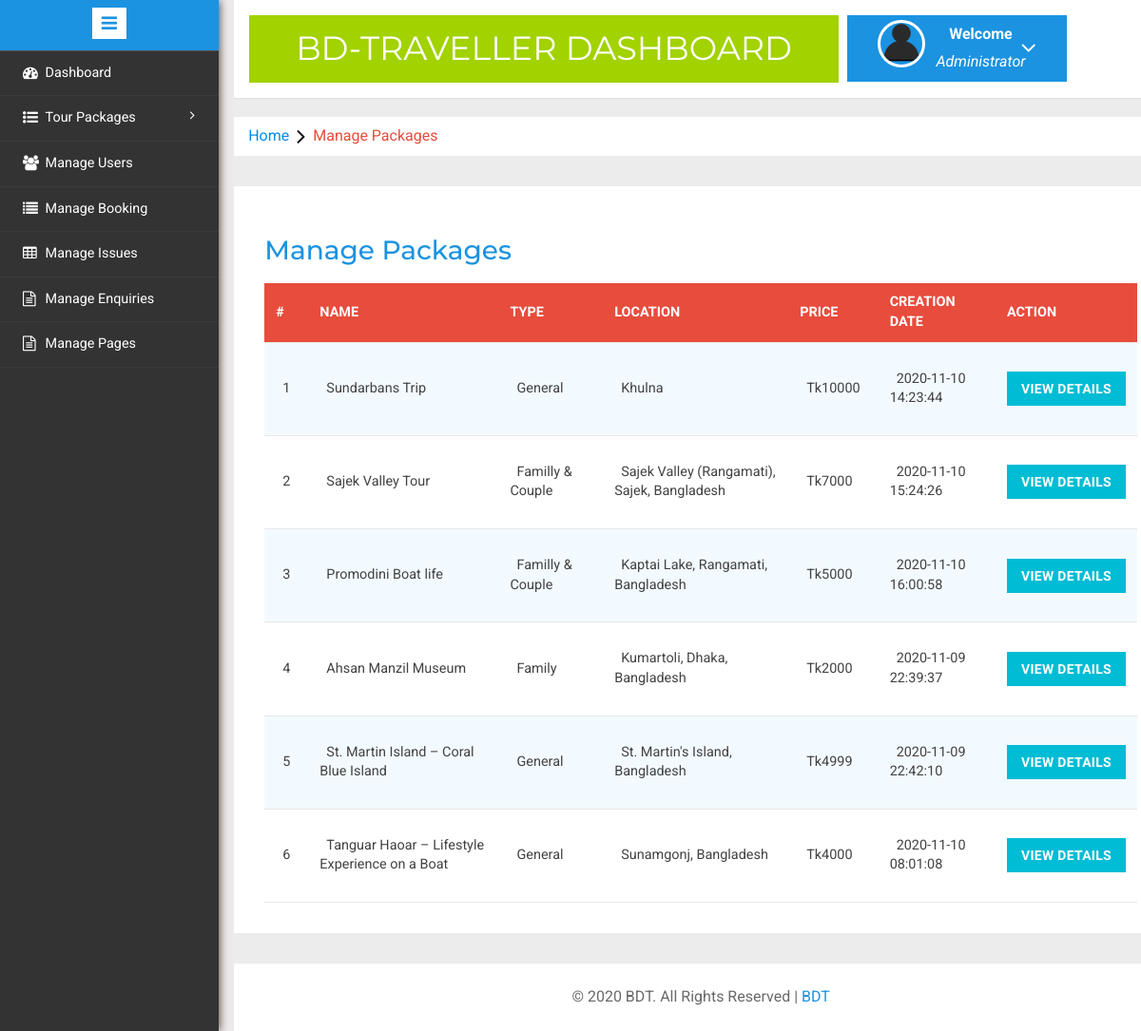
Page /admin/manage-packages.php (signed in) on the committed database.
### tables this page shows
CREATE TABLE `tbltourpackages` (
  `PackageId` int(11) NOT NULL,
  `PackageName` varchar(200) DEFAULT NULL,
  `PackageType` varchar(150) DEFAULT NULL,
  `PackageLocation` varchar(100) DEFAULT NULL,
  `PackagePrice` int(11) DEFAULT NULL,
  `PackageFetures` varchar(255) DEFAULT NULL,
  `PackageDetails` mediumtext DEFAULT NULL,
  `PackageImage` varchar(100) DEFAULT NULL,
  `Creationdate` timestamp NULL DEFAULT current_timestamp(),
  `UpdationDate` timestamp NULL DEFAULT NULL ON UPDATE current_timestamp()
);

### admin/manage-packages.php (the view, shortened to what this page needs)
<?php
include('includes/config.php');
if(strlen($_SESSION['alogin'])==0)
	{
header('location:index.php');
}
else{
	?>
<!DOCTYPE HTML>
<html>
<head>
<link href="css/bootstrap.min.css" rel='stylesheet' type='text/css' />
<link href="css/style.css" rel='stylesheet' type='text/css' />
<link rel="stylesheet" href="css/morris.css" type="text/css"/>
<link href="css/font-awesome.css" rel="stylesheet">
<link rel="stylesheet" type="text/css" href="css/table-style.css" />
<link rel="stylesheet" type="text/css" href="css/basictable.css" />
<link rel="stylesheet" href="css/icon-font.min.css" type='text/css' />
</head>
<body>
   <div class="page-container">
<div class="left-content">
	   <div class="mother-grid-inner">
				<?php include('includes/header.php');?>
				</div>
<ol class="breadcrumb">
                <li class="breadcrumb-item"><a href="index.html">Home</a><i class="fa fa-angle-right"></i>Manage Packages</li>
            </ol>
<div class="agile-grids">
				<div class="agile-tables">
					<div class="w3l-table-info">
					  <h2>Manage Packages</h2>
					    <table id="table">
						<thead>
						  <tr>
						  <th>#</th>
							<th >Name</th>
							<th>Type</th>
							<th>Location</th>
							<th>Price</th>
							<th>Creation Date</th>
							<th>Action</th>
						  </tr>
						</thead>
						<tbody>
<?php $sql = "SELECT * from TblTourPackages";
$query = $dbh -> prepare($sql);
$query->execute();
$results=$query->fetchAll(PDO::FETCH_OBJ);
$cnt=1;
if($query->rowCount() > 0)
{
foreach($results as $result)
{				?>
						  <tr>
							<td><?php echo htmlentities($cnt);?></td>
							<td><?php echo htmlentities($result->PackageName);?></td>
							<td><?php echo htmlentities($result->PackageType);?></td>
							<td><?php echo htmlentities($result->PackageLocation);?></td>
							<td>Tk<?php echo htmlentities($result->PackagePrice);?></td>
							<td><?php echo htmlentities($result->Creationdate);?></td>
							<td><a href="update-package.php?pid=<?php echo htmlentities($result->PackageId);?>"><button type="button" class="btn btn-primary btn-block">View Details</button></a></td>
						  </tr>
						 <?php $cnt=$cnt+1;} }?>
						</tbody>
					  </table>
					</div>
			</div>
<?php include('includes/footer.php');?>
</div>
</div>
						<?php include('includes/sidebarmenu.php');?>
							</div>
</body>
</html>
<?php } ?>

### admin/css/table-style.css (style rules this page uses)
table { background: white; border-collapse: collapse; margin: 1.25em 0 0; width: 100%; }
table tr, table th, table td { border: none; border-bottom: 1px solid #e8e8e8; font-size: .95em; }
table th, table td { padding: 10px 12px; text-align: left; }
table th { background: #e74c3c; color: #fff; text-transform: uppercase; }
table tr td { background: #f3faff; color: #424242; }
table tr:nth-of-type(2n+2) td { background: #ffffff; }
table { width: 100%; }

### rows in the picture
tbltourpackages: PackageName "Sundarbans Trip", PackageType "General", PackageLocation "Khulna", PackagePrice "10000", Creationdate "2020-11-10 14:23:44"
tbltourpackages: PackageName "Sajek Valley Tour", PackageType "Familly & Couple", PackageLocation "Sajek Valley (Rangamati), Sajek, Bangladesh", PackagePrice "7000", Creationdate "2020-11-10 15:24:26"
tbltourpackages: PackageName "Promodini Boat life", PackageType "Familly & Couple", PackageLocation "Kaptai Lake, Rangamati, Bangladesh", PackagePrice "5000", Creationdate "2020-11-10 16:00:58"
tbltourpackages: PackageName "Ahsan Manzil Museum", PackageType "Family", PackageLocation "Kumartoli, Dhaka, Bangladesh", PackagePrice "2000", Creationdate "2020-11-09 22:39:37"
tbltourpackages: PackageName "St. Martin Island – Coral Blue Island", PackageType "General", PackageLocation "St. Martin's Island, Bangladesh", PackagePrice "4999", Creationdate "2020-11-09 22:42:10"
tbltourpackages: PackageName "Tanguar Haoar – Lifestyle Experience on a Boat", PackageType "General", PackageLocation "Sunamgonj, Bangladesh", PackagePrice "4000", Creationdate "2020-11-10 08:01:08"
